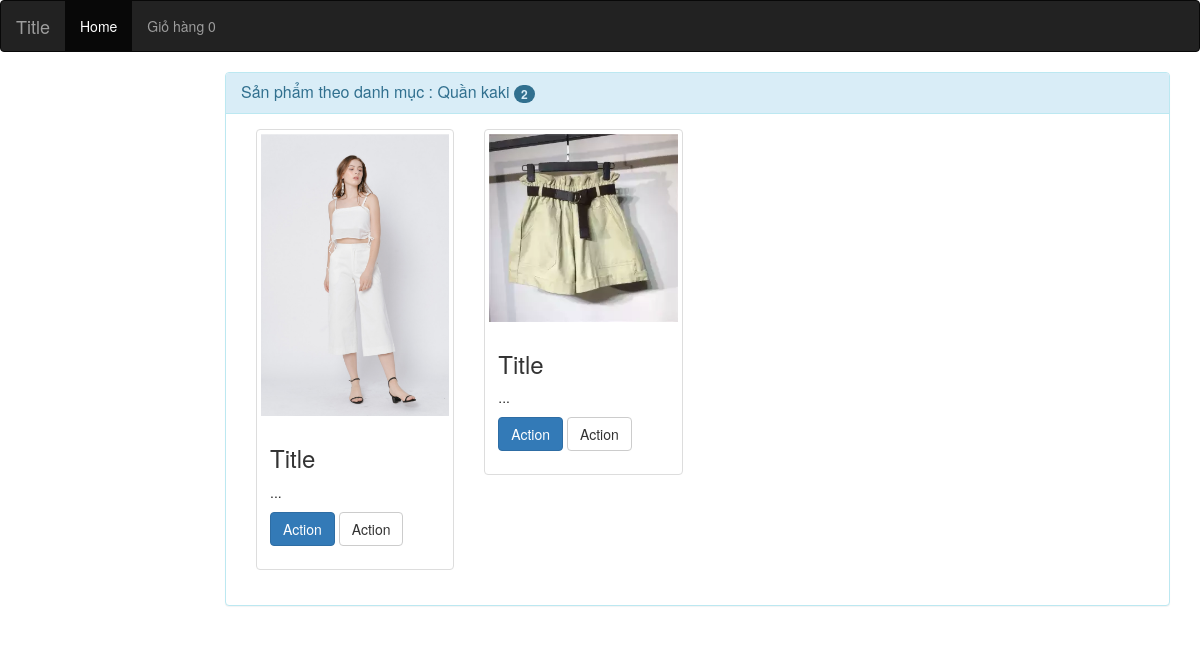
Page /category.php?san-pham=quan-kaki on the committed database.
### tables this page shows
CREATE TABLE `category` (
  `id` int(11) NOT NULL,
  `name` varchar(100) NOT NULL,
  `slug` varchar(255) NOT NULL,
  `status` tinyint(4) NOT NULL
);

CREATE TABLE `product` (
  `id` int(11) NOT NULL,
  `name` varchar(255) NOT NULL,
  `slug` varchar(255) NOT NULL,
  `cat_id` int(11) NOT NULL,
  `price` float NOT NULL,
  `sale_price` float NOT NULL,
  `image` varchar(255) NOT NULL,
  `status` tinyint(4) NOT NULL DEFAULT 1,
  `dess` text NOT NULL
);

### category.php (the view)
<?php include 'header.php';
	if(isset($_GET['san-pham'])){
		$slug = $_GET['san-pham'];
		$category = mysqli_query($conn,"SELECT * FROM category WHERE slug = '$slug'");
		$cate = mysqli_fetch_assoc($category);
		$id_cate = $cate['id'];
		$product = mysqli_query($conn,"SELECT * FROM product WHERE cat_id = '$id_cate'");
	}
 ?>
<div class="container">
	<div class="row">
		<div class="col-md-2"></div>
		<div class="col-md-10">
			<div class="panel panel-info">
				<div class="panel-heading">
					<h3 class="panel-title">Sản phẩm theo danh mục : <?php echo $cate['name'] ?>  <span class="badge badge-primary badge-pill"><?php echo (mysqli_num_rows($product)) ?></span></h3>
				</div>
				<div class="panel-body">
					<?php foreach($product as $value) {?>
						<div class="col-md-3">
							<div class="thumbnail">
								<img src="uploads/<?php echo $value['image'] ?>" alt="">
								<div class="caption">
									<h3>Title</h3>
									<p>
										...
									</p>
									<p>
										<a href="#" class="btn btn-primary">Action</a>
										<a href="#" class="btn btn-default">Action</a>
									</p>
								</div>
							</div>
						</div>
					<?php } ?>
				</div>
			</div>
		</div>
	</div>
</div>
<?php include 'footer.php' ?>

### rows in the picture
category: name "Quần kaki"
product: image (picture)
product: image (picture)

### other values in the picture
total_item($cart) "0"
mysqli_num_rows($product) "2"
